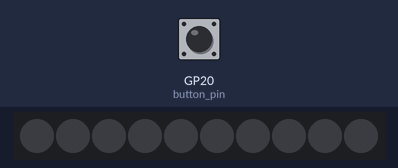
This program was run on a simulated Raspberry Pi Pico running MicroPython. Shown: 10 RGB LEDs in strip order, left to right. The test bench sets the inputs (shaded band); at power-on: GP20 (button_pin) HIGH.

Above: at 1.2 s.
1.3 s: GP20 (button_pin) pulled LOW for 0.15 s
At 2.2 s:
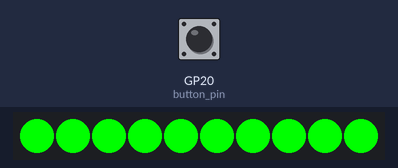
At 2.7 s:
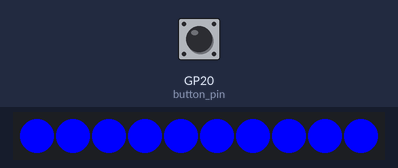
4.4 s: GP20 (button_pin) pulled LOW for 3.2 s
At 4.8 s:
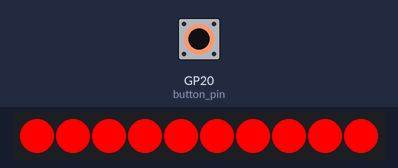
Timing chart, 0 to 7.4 s (numbered marks = the images above; inputs shaded):
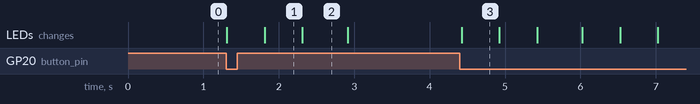

The program:

_oscillating_onboard_rgb_led_with_button.py
```python
import machine
import utime
from neopixel import NeoPixel

# Define the pin numbers for the button and the Neopixel data pin
button_pin = machine.Pin(20, machine.Pin.IN, machine.Pin.PULL_UP)
neopixel_pin = machine.Pin(11, machine.Pin.OUT)

# Define the number of Neopixels in the strip
num_pixels = 10

# Initialize the Neopixel strip
neopixels = NeoPixel(neopixel_pin, num_pixels)

# Function to set the color of the Neopixels
def set_neopixel_color(red, green, blue):
    for i in range(num_pixels):
        neopixels[i] = (red, green, blue)
    neopixels.write()

# Function to create an oscillating effect
def oscillating_effect(duration):
    colors = [(255, 0, 0), (0, 255, 0), (0, 0, 255)]  # Red, Green, Blue
    for color in colors:
        set_neopixel_color(*color)
        utime.sleep(duration)

while True:
    if button_pin.value() == 0:  # Check if the button is pressed (LOW)
        oscillating_effect(0.5)  # Oscillating effect with a duration of 0.5 seconds
    else:
        set_neopixel_color(0, 0, 0)  # Turn off the Neopixels

    # Add additional code logic or delays here if needed
    utime.sleep(0.1)  # Small delay to debounce the button
```

Measured:
- after the input at 1.3 s, the LEDs: first change at once (image 1 shows a later state)
- after the input at 4.4 s, the LEDs: change at once (image 3)
- what the display in image 1 shows lasts 0.5 s, from 1.8 s to 2.3 s
- what the display in image 2 shows lasts 0.6 s, from 2.3 s to 2.9 s
